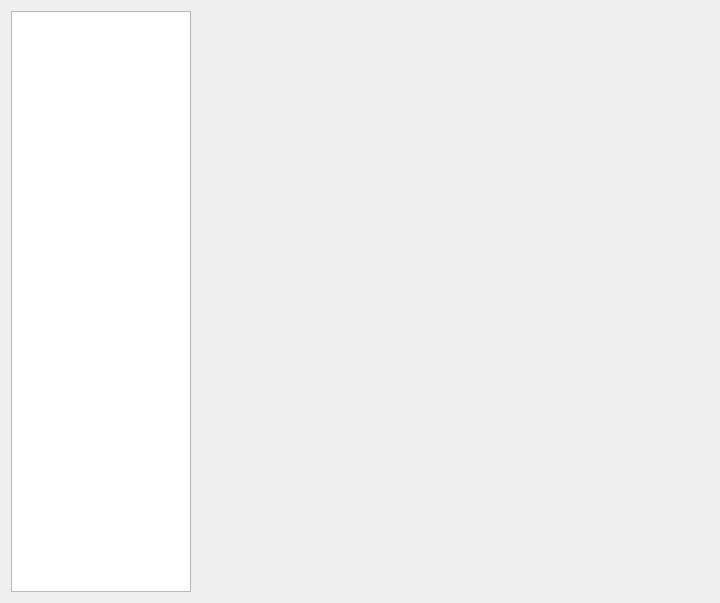
<?xml version="1.0" encoding="UTF-8"?>
<ui version="4.0">
 <class>Form</class>
 <widget class="QWidget" name="Form">
  <property name="geometry">
   <rect>
    <x>0</x>
    <y>0</y>
    <width>720</width>
    <height>603</height>
   </rect>
  </property>
  <property name="windowTitle">
   <string>Form</string>
  </property>
  <layout class="QHBoxLayout" name="horizontalLayout">
   <item>
    <widget class="QListView" name="list">
     <property name="sizePolicy">
      <sizepolicy hsizetype="MinimumExpanding" vsizetype="Expanding">
       <horstretch>0</horstretch>
       <verstretch>0</verstretch>
      </sizepolicy>
     </property>
     <property name="minimumSize">
      <size>
       <width>180</width>
       <height>0</height>
      </size>
     </property>
     <property name="maximumSize">
      <size>
       <width>180</width>
       <height>16777215</height>
      </size>
     </property>
     <property name="font">
      <font>
       <weight>75</weight>
       <bold>true</bold>
      </font>
     </property>
     <property name="editTriggers">
      <set>QAbstractItemView::NoEditTriggers</set>
     </property>
     <property name="tabKeyNavigation">
      <bool>true</bool>
     </property>
     <property name="showDropIndicator" stdset="0">
      <bool>false</bool>
     </property>
     <property name="iconSize">
      <size>
       <width>48</width>
       <height>48</height>
      </size>
     </property>
     <property name="verticalScrollMode">
      <enum>QAbstractItemView::ScrollPerItem</enum>
     </property>
     <property name="horizontalScrollMode">
      <enum>QAbstractItemView::ScrollPerPixel</enum>
     </property>
     <property name="flow">
      <enum>QListView::TopToBottom</enum>
     </property>
     <property name="spacing">
      <number>10</number>
     </property>
     <property name="viewMode">
      <enum>QListView::ListMode</enum>
     </property>
    </widget>
   </item>
   <item>
    <widget class="QStackedWidget" name="stack"/>
   </item>
  </layout>
 </widget>
 <resources/>
 <connections/>
</ui>
